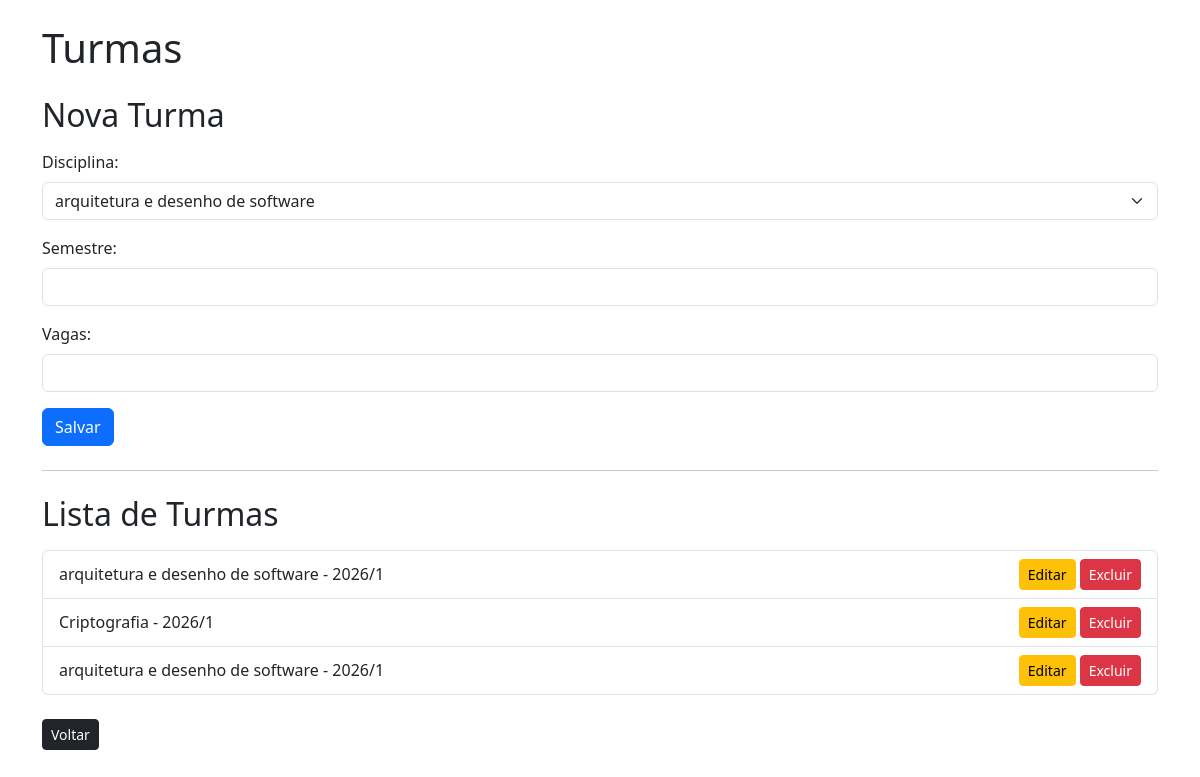
/turmas/, run on an earlier commit of the app's database.
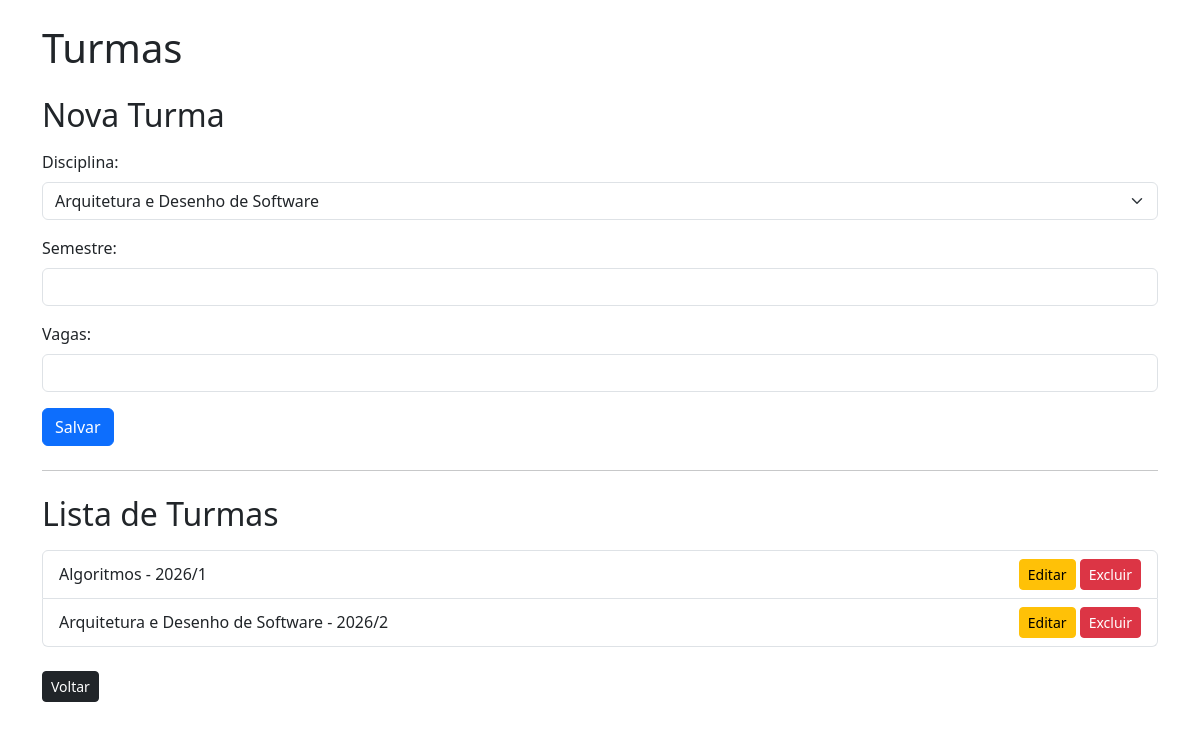
And on a later commit of the database.
### core/models.py (models this page shows, shortened)
class Turma(models.Model):
    disciplina = models.ForeignKey(
        Disciplina,
        on_delete=models.CASCADE
    )
    semestre = models.CharField(max_length=10)
    vagas = models.PositiveIntegerField()

class Disciplina(models.Model):
    nome = models.CharField(max_length=100)
    codigo = models.CharField(max_length=20, unique=True)
    carga_horaria = models.PositiveIntegerField()

### core/views.py (the view, shortened to what this page needs)
def listar_turmas(request):
    turmas = Turma.objects.all()
    disciplinas = Disciplina.objects.all()
    return render(
        request,
        'turmas.html',
        {
            'turmas': turmas,
            'disciplinas': disciplinas
        }
    )

### core/templates/turmas.html (shortened to what this page needs)
<!DOCTYPE html>
<html>
<head>
    <link
        href="https://cdn.jsdelivr.net/npm/bootstrap@5.3.3/dist/css/bootstrap.min.css"
        rel="stylesheet">
</head>
<body class="container mt-4">
    <h1 class="mb-4">Turmas</h1>
    <h2 class="mb-3">Nova Turma</h2>
    <form method="POST">
        <div class="mb-3">
            <label class="form-label">Disciplina:</label>
            <select name="disciplina" class="form-select">
                {% for disciplina in disciplinas %}
                <option value="{{ disciplina.id }}">
                    {{ disciplina.nome }}
                </option>
                {% endfor %}
            </select>
        </div>
        <div class="mb-3">
            <label class="form-label">Semestre:</label>
            <input type="text" name="semestre" class="form-control" required>
        </div>
        <div class="mb-3">
            <label class="form-label">Vagas:</label>
            <input type="number" name="vagas" class="form-control" required>
        </div>
        <button type="submit" class="btn btn-primary">Salvar</button>
    </form>
    <hr class="my-4">
    <h2 class="mb-3">Lista de Turmas</h2>
    <ul class="list-group">
        {% for turma in turmas %}
        <li class="list-group-item d-flex justify-content-between align-items-center">
            <span>
                {{ turma.disciplina.nome }}
                -
                {{ turma.semestre }}
            </span>
            <div>
                <a class="btn btn-warning btn-sm" href="/editar-turma/{{ turma.id }}/">Editar</a>
                <a class="btn btn-danger btn-sm" href="/excluir-turma/{{ turma.id }}/">Excluir</a>
            </div>
        </li>
        {% endfor %}
    </ul>
    <div class="mt-4">
        <a class="btn btn-dark btn-sm" href="/">Voltar</a>
    </div>
</body>
</html>

What changed in the data, as far as the page shows it:
removed Turma: disciplina.nome "arquitetura e desenho de software", semestre "2026/1"
removed Turma: disciplina.nome "arquitetura e desenho de software", semestre "2026/1"
changed Turma: disciplina.nome "Criptografia" → "Algoritmos"
added Turma: disciplina.nome "Arquitetura e Desenho de Software", semestre "2026/2"
Also different on the page:
form field disciplina: "arquitetura e desenho de software" → "Arquitetura e Desenho de Software"
